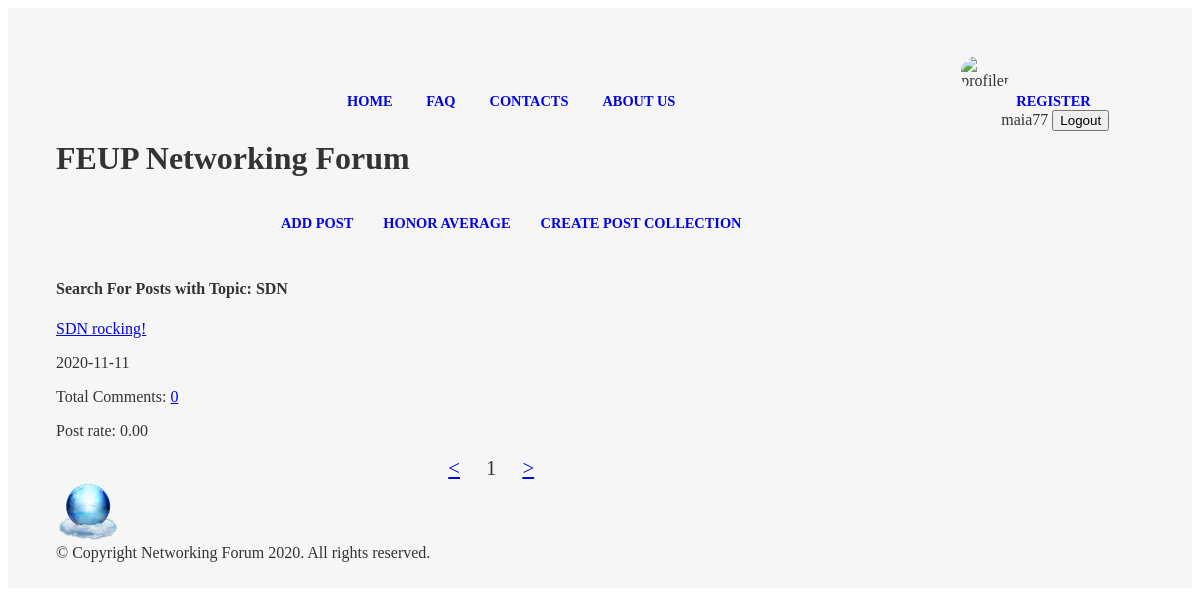
Page /php/list_by_topic.php?topic=SDN (signed in) on the earlier database version.
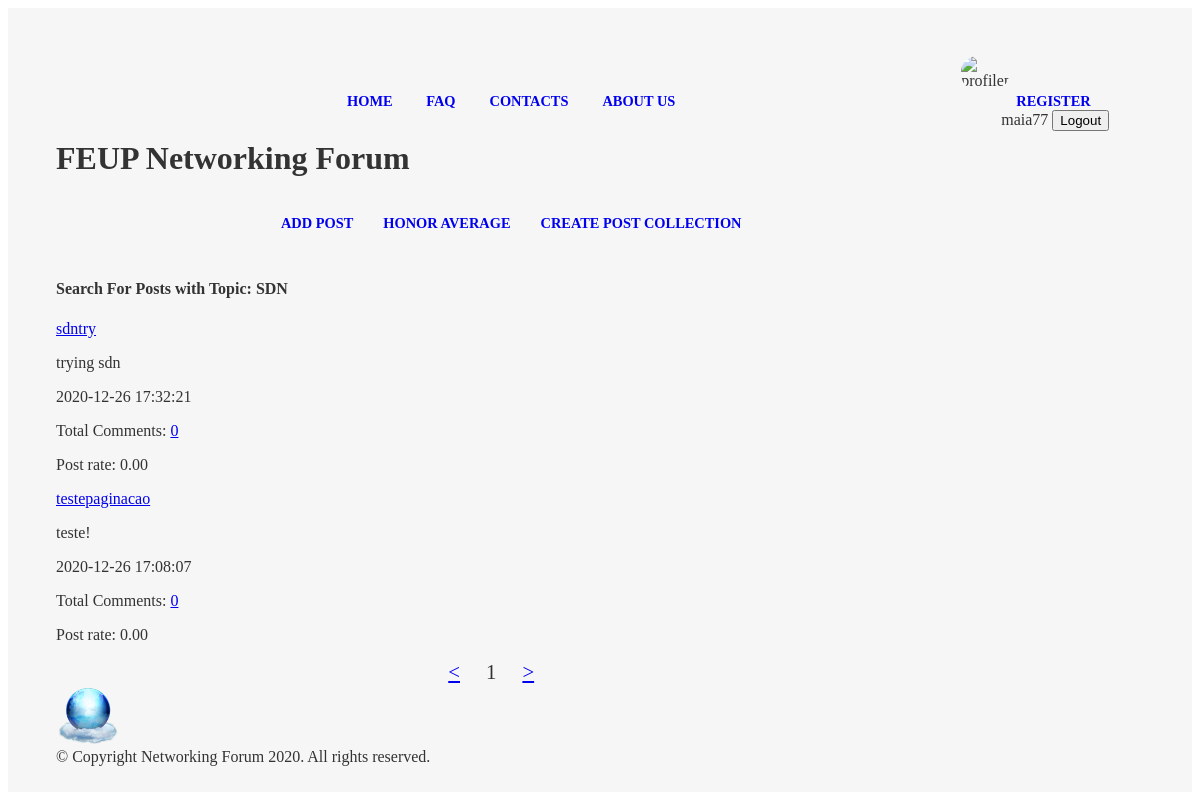
Same page on the later database version.
### tables this page shows
CREATE TABLE forumpost (
    postid integer PRIMARY KEY AUTOINCREMENT,
    posttitle text NOT NULL,
    content text CHECK(LENGTH(content)>= 0 AND LENGTH(content)<20000),
    username text REFERENCES user, 
    published INTEGER, 
    topic text REFERENCES topic, 
    postrate integer CHECK(postrate>=0 AND postrate <=5)
    );

### php/list_by_topic.php (called while the page is built, shortened)
<?php
    require_once("../database/init.php");
    require_once("../database/posts.php");
    require_once("../database/comments.php");
    include_once("../templates/homepage_section/header_pagina_inicial_tpl.php");
    $topic = $_GET["topic"];
    $n_posts = getNumberOfPostsByTopic($topic);
    $n_pages = ceil($n_posts/2);
    if(isset($_GET["page"])){
      $page = $_GET["page"];
        if($page < 1){
          $page = 1;
        }
        if($page > $n_pages){
          $page = $n_pages;
        }
    } else{
        $page = 1;
    }
    $articles = getPostsByTopic($topic, $page);
    include_once("../templates/homepage_section/list_by_topic_tpl.php");
    include_once("../templates/static_sections/footer_tpl.php");
 ?>

### database/collection.php (called while the page is built, shortened)
<?php
function findUserCollectionID($username)
{
    global $dbh;
    $stmt = $dbh->prepare('SELECT collectionid from collection where username = ?');
    $stmt->execute(array($username));
    return $stmt->fetch();
}
?>

### database/posts.php (called while the page is built, shortened)
<?php
function getPostsByTopic($topic, $page)
{
  global $dbh;
  $stmt = $dbh->prepare('SELECT postid, posttitle,content,topic, published, postrate FROM forumpost
                          WHERE topic = ? ORDER BY published DESC LIMIT ? OFFSET ?');
  $stmt->execute(array($topic, 2, ($page-1)*2));
  return $stmt->fetchAll();
}

### database/comments.php (called while the page is built, shortened)
<?php
  function getTotalOfCommentsOnPost($postid){
    global $dbh;
    $stmt = $dbh->prepare('SELECT COUNT(comment.postid) as numbOfComments FROM comment WHERE postid = ?');
    $stmt->execute(array($postid));
    return $stmt->fetchColumn();
  }
?>

### templates/homepage_section/list_by_topic_tpl.php (the view)
<section id="posts">
<article>
<aside id="related">
    <h1> Search For Posts with Topic: <?php echo $topic;?> </h1>
    <?php foreach ($articles as $article) { ?>
            <article>
                <a href="../php/post.php?postid=<?php echo $article['postid'] ?>"><?php echo $article['posttitle'] ?></a>
                <p><?php echo $article['content'] ?></p>
                <p class="date"><?= $article['published'] ;?></p>
                <?php $numbOfComments = getTotalOfCommentsOnPost($article['postid']); ?>
                <p>Total Comments: <a href="../php/post.php?postitle=<?php echo $article['posttitle'] ?>&postid=<?php echo $article['postid']?>">
                <?php echo $numbOfComments; ?></a>
                <p>Post rate: <?php echo number_format($article["postrate"], 2, '.', ''); ?></p>
    <?php  } ?>
</article>
</aside>
<div id="pagination">
      <a href="../php/list_by_topic.php?topic=<?php echo $topic;?>&page=<?php echo $page-1; ?>">&lt;</a>
        <?php echo $page ?>
      <a href="../php/list_by_topic.php?topic=<?php echo $topic;?>&page=<?php echo $page+1; ?>">&gt;</a>
</div>

### templates/homepage_section/header_pagina_inicial_tpl.php (shortened to what this page needs)
<?php
  require_once("../database/collection.php");
?>
<!DOCTYPE html>
<html lang="en">
<head>
    <link href="../css/initialpage.css" rel="stylesheet">
</head>
<body>
<header>
        <div id="menu-first">
          <div class="otherPages">
            <ul id = "listOtherPages">
              <li><a href="initialpage.php"> Home </a></li>
              <li><a href="../php/FAQ.php">FAQ</a></li>
              <li><a href="../php/contacts.php">Contacts</a></li>
              <li><a href="../php/aboutUs.php">About Us</a></li>
          </ul>
          </div>
        </div>
        <div id ="menu-signup">
          <div class = "signup">
            <?php if (isset($_SESSION["username"])) { ?>
              <img id = "profilePic" src="../images/users/<?php echo $_SESSION["username"] ?>.jpg" alt="profilepic">
            <?php } ?>
            <ul id = "signupOptions">
              <li><a href="register.php">Register</a></li>
              <?php if (!isset($_SESSION["username"])) { ?>
                <li><a href="login.php">Login</a></li>
              <?php } else { ?>
                <form action="../actions/action_logout.php">
                  <span> <?php echo $_SESSION["username"]; ?> </span>
                  <li><input type="submit" value="Logout">
              </form>
            <?php } ?>
            </ul>
          </div>
        </div>
        <div id ="menu-features">
          <h1 id = "forumTitle"> FEUP Networking Forum </h1>
          <div class = "features">
            <ul id = "listFeatures">
              <?php if (isset($_SESSION["username"])) { ?>
                <li><a href="add_post.php"> Add Post </a></li>
                <li><a href="honoraverage.php"> Honor Average </a></li>
              <?php if (findUserCollectionID($_SESSION["username"])["collectionid"] != NULL) { ?>
                <li><a href="postcollection.php"> Check your Post Collection </a></li>
              <?php  } else { ?>
                <li><a href="createcollection.php"> Create Post Collection </a></li>
                  <?php } } ?>
            </ul>
          </div>
        </div>
</head>
<body>

### templates/static_sections/footer_tpl.php
<footer>
    <div class="container" id="footer-bottom">
    <img id="footer-logo" src="../images/Heaven-Networking-icon.png" style="vertical-align:middle;">
    <div id="copyright">
        © Copyright Networking Forum 2020. All rights reserved.
    </div>
    </div>
</footer>
</body>
</html>

### css/initialpage.css (style rules this page uses)
body > header { font: 16px Verdana; color: #333333; background-color: #F7F6F6; padding: 3em; margin: 0 0; }
body > header h1 { margin-top: 2em; }
#menu-first { font: 25px; padding: 0; height: 20px; }
.otherPages { display: table; margin: 0 auto; }
#listOtherPages { width: auto; list-style: none; padding-top: 20px; }
#listOtherPages li { display: inline; }
#listOtherPages li a { font-size: 0.9em; font-weight: bold; text-transform: uppercase; padding: 12px 15px; text-decoration: none; }
#menu-signup { font: 25px; padding: 0; height: 20px; }
.signup { display: table; margin: 0 auto; }
#signupOptions { width: auto; list-style: none; padding-top: 20px; }
#signupOptions li { display: inline; }
#signupOptions li a { font-size: 0.9em; font-weight: bold; text-transform: uppercase; padding: 12px 15px; text-decoration: none; }
#profilePic { vertical-align: middle; float: left; width: 3em; margin-right: 2em; border-radius: 1em; }
.features { display: table; margin: 0px auto 0px auto; }
#listFeatures { list-style-type:none; display:flex; justify-content: center; }
#listFeatures li { display: inline-block; }
#listFeatures li a { font-size: 0.9em; font-weight: bold; text-transform: uppercase; padding: 12px 15px; text-decoration: none; }
aside { grid-column: middle; grid-row: topics/end; }
#posts { grid-column: start; }
body > header { display: grid; grid-template-columns: [start] 4fr [middle] 1fr [end]; grid-template-rows: auto auto; }
body > header h1 { grid-column: 1; grid-row: 1; }
footer { bottom:100; width:100%; height:60px; }
#pagination { text-align: center; font-size: 1.3em; }
#pagination a { margin: 0 1em; }

Differences in the rows shown:
no longer on this page (row edited): forumpost: posttitle "SDN rocking!", published "2020-11-11", numbOfComments "0", postrate "0.00"
added forumpost: posttitle "sdntry", content "trying sdn", published "2020-12-26 17:32:21", numbOfComments "0", postrate "0.00"
added forumpost: posttitle "testepaginacao", content "teste!", published "2020-12-26 17:08:07", numbOfComments "0", postrate "0.00"
